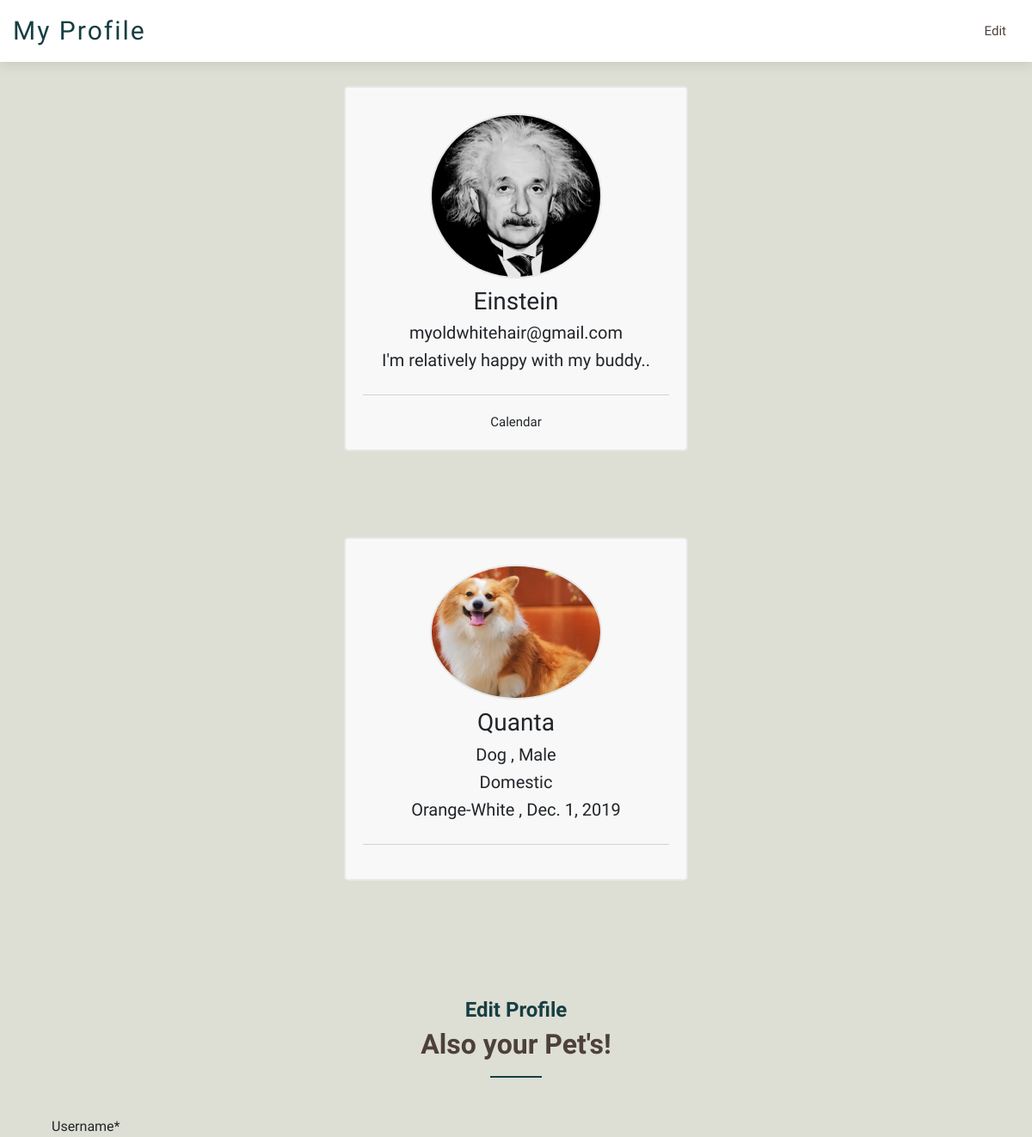
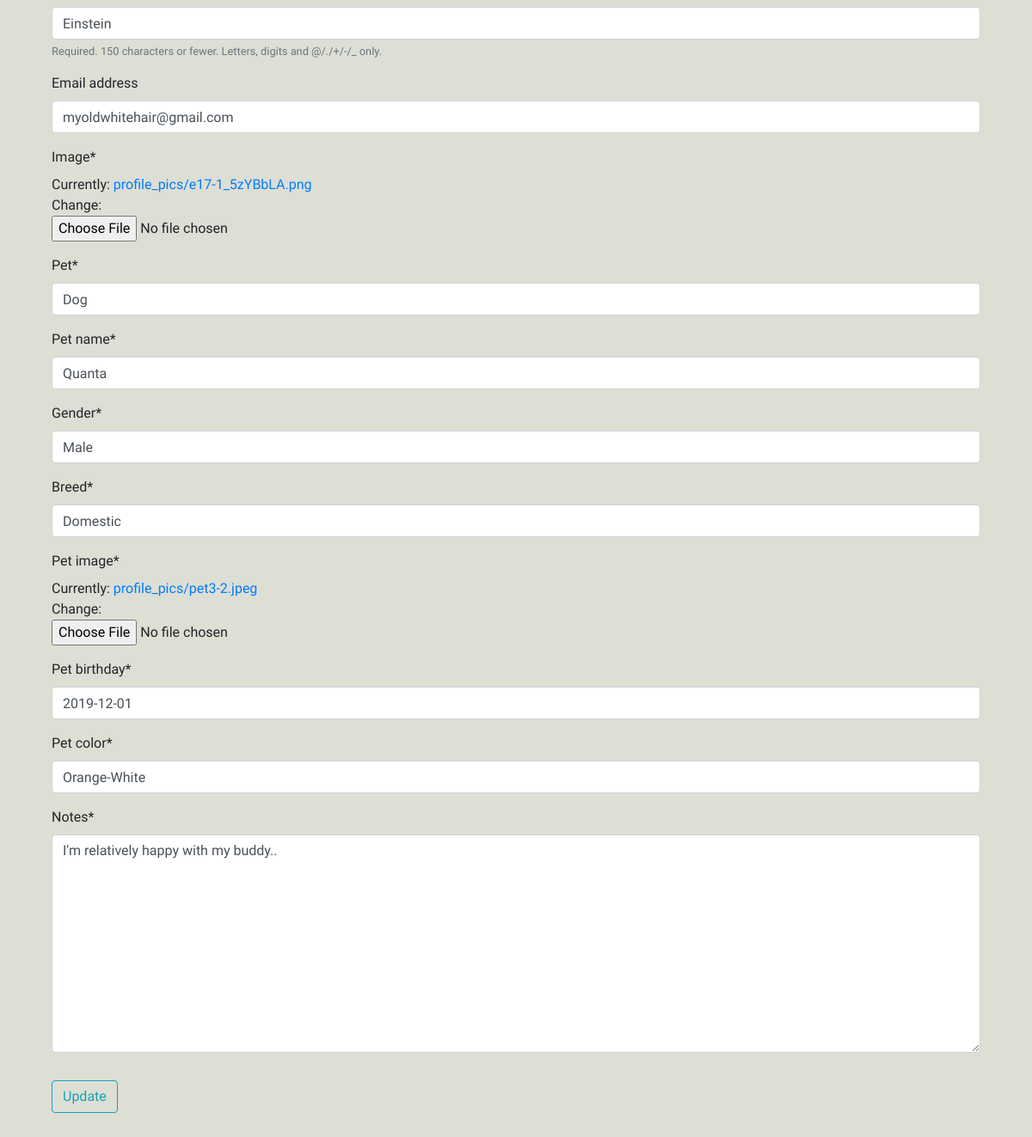
Screenshot of /profile/ (signed in) with the database file from the repository (2 pictures, top to bottom).
### products/models.py (models this page shows, shortened)
class Profile(models.Model):
    user = models.OneToOneField(User, null=True, on_delete=models.CASCADE)
    image = models.ImageField(default='/default.jpeg', upload_to='profile_pics')
    pet = models.CharField(max_length=20, null=True)
    pet_image = models.ImageField(default="/default_pet.png", upload_to='profile_pics')
    pet_name = models.CharField(max_length=20, null=True)
    gender = models.CharField(max_length=10, null=True)
    breed = models.CharField(max_length=20, null=True)
    pet_birthday = models.DateField(max_length=20, null=True)
    pet_color = models.CharField(max_length=20, null=True)
    notes = models.TextField(null=True)
    email = models.CharField(max_length=50, null=True)

### products/views.py (the view)
# urls.py: path('profile/', views.profile, name='profile'),
def profile(request):
    if request.method == 'POST':
        u_form = UserUpdateForm(request.POST, instance=request.user)
        p_form = ProfileUpdateForm(request.POST, request.FILES, instance=request.user.profile)
        if u_form.is_valid() and p_form.is_valid():
            u_form.save()
            p_form.save()
            messages.success(request, f'Your account has been Updated!')
            return redirect("profile")
    else:
        u_form = UserUpdateForm(instance=request.user)
        p_form = ProfileUpdateForm(instance=request.user.profile)
    context = {
        'u_form': u_form,
        'p_form': p_form
    }
    return render(request, 'products/profile.html', context)

### products/forms.py
class UserUpdateForm(forms.ModelForm):
    class Meta:
        model = User
        fields = ['username', 'email']

class ProfileUpdateForm(forms.ModelForm):
    class Meta:
        model = Profile
        fields = ['image', 'pet', 'pet_name', 'gender', 'breed', 'pet_image', 'pet_birthday', 'pet_color', 'notes']

### products/templates/products/profile.html (shortened to what this page needs)
{% load static %}
{% load crispy_forms_tags %}
<html>
<head>
    <link href="{% static 'css/style.css' %}" rel="stylesheet">
    <link href="{% static 'vendor/bootstrap/css/bootstrap.min.css' %}" rel="stylesheet">
    <link href="{% static 'vendor/icofont/icofont.min.css' %}" rel="stylesheet">
    <link href="{% static 'vendor/boxicons/css/boxicons.min.css' %}" rel="stylesheet">
    <link href="{% static 'vendor/venobox/venobox.css' %}" rel="stylesheet">
    <link href="{% static 'vendor/owl.carousel/assets/owl.carousel.min.css' %}" rel="stylesheet">
    <link href="{% static 'vendor/aos/aos.css' %}" rel="stylesheet">
    <link rel="stylesheet" href="https://stackpath.bootstrapcdn.com/bootstrap/4.5.0/css/bootstrap.min.css"
>
</head>
<body>
<header id="villain" class="fixed-top">
    <div class="container-fluid d-flex">
        <div class="logo mr-auto">
            <h1 class="text-light"><a href="#"><span>My Profile</span></a></h1>
        </div>
        <nav class="nav-menu d-none d-lg-block">
            <ul>
                <li><a href="#edit">Edit</a></li>
            </ul>
        </nav>
    </div>
</header>
<div class="container">
    <div class="card">
        <img class="profile_pic front word1_front" src="{{user.profile.image.url}}">
        <h3>{{user.username}}</h3>
        <h5>{{user.email}}</h5>
        <h5>{{user.profile.notes}}</h5>
        <hr>
        <a href="{% url 'calendar' %}">Calendar</a>
    </div>
    <div class="card">
        <img class="profile_pic back word1_back" src="{{user.profile.pet_image.url}}">
        <h3>{{user.profile.pet_name}}</h3>
        <h5> {{user.profile.pet}} , {{user.profile.gender}}</h5>
        <h5>{{user.profile.breed}}</h5>
        <h5>{{user.profile.pet_color}} , {{user.profile.pet_birthday}}</h5>
        <hr>
    </div>
    <section id="edit">
        <div class="container ">
            <form method="POST" enctype="multipart/form-data">
                <fieldset class="form-group">
                    <div class="section-title" data-aos="fade-up">
                        <h2>Edit Profile</h2>
                        <p>Also your Pet's!</p>
                    </div>
                    {{ u_form|crispy }}
                    {{ p_form|crispy }}
                </fieldset>
                <button class="btn btn-outline-info" type="submit">Update</button>
            </form>
        </div>
    </section>
</div>
</body>
</html>

### static/css/style.css (style rules this page uses)
body { font-family: 'Varela Round', sans-serif; color: #dddfd4; }
a { color: #007bff; }
h1, h2, h3, h4, h5, h6, .font-primary { font-family: 'Gotu', sans-serif; }
.nav-menu, .nav-menu * { margin: 0; padding: 0; list-style: none; }
.nav-menu > ul > li { position: relative; white-space: nowrap; float: left; }
.nav-menu a { display: block; position: relative; color: #4e4039; padding: 10px 15px; transition: 0.3s; font-size: 15px; font-family: 'Gotu', sans-serif; }
section { padding: 60px 0; }
.section-title { text-align: center; padding-bottom: 30px; }
.section-title h2 { font-size: 24px; font-weight: 700; padding-bottom: 0; line-height: 1px; margin-bottom: 15px; color: #173e43; }
.section-title p { padding-bottom: 15px; margin-bottom: 15px; position: relative; font-size: 32px; font-weight: 700; color: #4e4039; }
.section-title p::after { content: ''; position: absolute; display: block; width: 60px; height: 2px; background: #173e43; bottom: 0; left: calc(50% - 30px); }
.card { transition: 0.4s ease; }

### products/templates/products/profile.html (style rules this page uses)
body { font-family: 'Varela Round', sans-serif; background-color: #dddfd4; }
h1, h2, h3, h4, h5, h6, .font-primary { font-family: 'Gotu', sans-serif; }
#villain { height: 72px; transition: all 0.5s; z-index: 997; transition: all 0.5s; padding: 15px 0; background: #fff ; box-shadow: 0px 2px 15px rgba(0, 0, 0, 0.1); }
#villain .logo h1 { font-size: 30px; margin: 0; padding: 6px 0; line-height: 1; font-weight: 400; letter-spacing: 2px; }
#villain .logo h1 a, #villain .logo h1 a:hover { color: #173e43 !important; text-decoration: none; }
form { margin-top: 90px; }
.card { width: 400px; margin: 0 auto; margin-top: 100px; border: 2px solid #e7e7e7; border-radius: 5px; text-align: center; padding: 20px; background-color: #F8F8F8!important; }
.card a { text-decoration: none; font-size: 15px; color:#212529; }
.profile_pic { display: block; border-radius: 50%; margin: 10px auto; width: 200px; border: 2px solid #e7e7e7; }
hr { margin: 20px; background-color: #eaeaea; }

### rows the page displays
Profile: pet "Dog", pet_name "Quanta", gender "Male", breed "Domestic", pet_birthday "2019-12-01", pet_color "Orange-White", notes "I'm relatively happy with my buddy.."

### other values shown
{{ user.username }} "Einstein"
{{ user.email }} "myoldwhitehair@gmail.com"
{{ user.profile.notes }} "I'm relatively happy with my buddy.."
{{ user.profile.pet_name }} "Quanta"
{{ user.profile.pet }} "Dog"
{{ user.profile.gender }} "Male"
{{ user.profile.breed }} "Domestic"
{{ user.profile.pet_color }} "Orange-White"
{{ user.profile.pet_birthday }} "Dec. 1, 2019"
